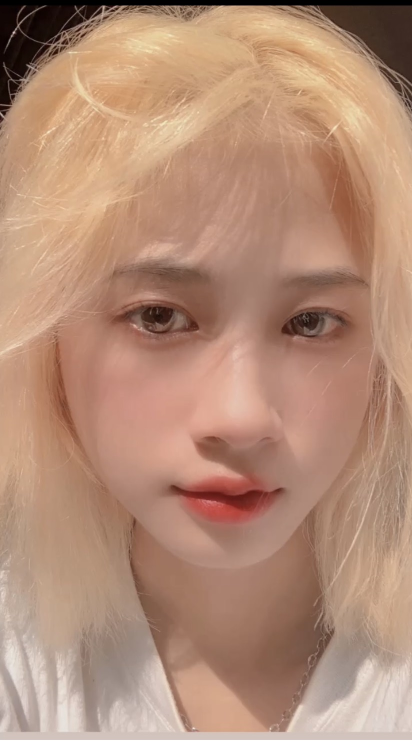
#> input picture Learning/Self/opencv/img/love.jpg, 824 x 1482 px, found by its file name (shown at 1/2 size)
$ python opencv1.py
#> lines starting #> are read from the running program, lines starting #| are printed output that depends on the picture
import cv2 as cv

"""_summary_
    imread(pathname, flag)
    flag:
        1: trả về ảnh màu, bỏ qua Alpha (độ trong suốt)
        0: trả về ảnh đen trắng
        -1: trả về ảnh màu, có Alpha (độ trong suốt)

    cv.imshow(winname, mat)
    cv.imshow('My image', img)
    """

# reading image
# img = cv.imread('D:\Coding\Python\Learning\Self\opencv\img\love.jpg', 1) #full path

# reading image => from D:\Coding\Python>
img = cv.imread('Learning/Self/opencv/img/love.jpg', 1)
#> img is the input picture: shape (1482, 824, 3); mean B, G, R 118.4, 140.5, 179.2

# resize image
# img = cv.resize(img, (440, 700))  # width, height (set value)


# resize image / theo % image ban đầu, fx = width, fy = height (0 -> 1 <=> 0% -> 100%)
img = cv.resize(img, (0, 0), fx=.5, fy=.5)
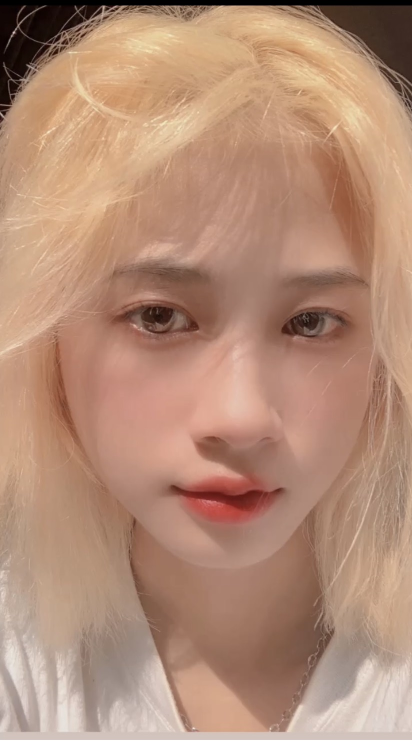
#> img: shape (741, 412, 3); mean B, G, R 118.5, 140.6, 179.3

# resize window
# cv.namedWindow('image', cv.WINDOW_NORMAL)
# cv.resizeWindow('image', 440, 700)


# rotate image
img = cv.rotate(img, cv.ROTATE_90_COUNTERCLOCKWISE)
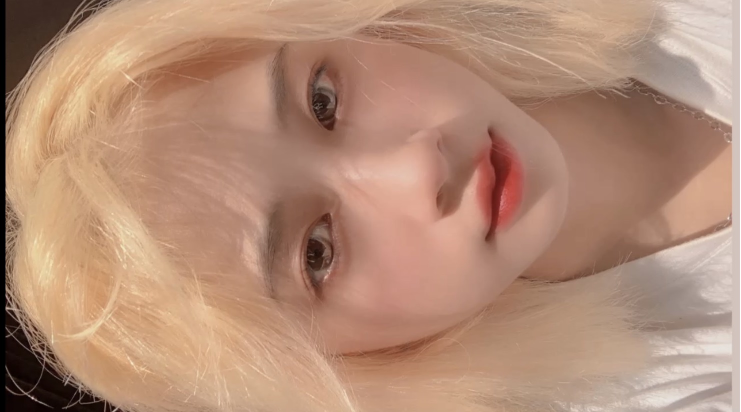
#> img: shape (412, 741, 3); mean B, G, R 118.5, 140.6, 179.3
"""_summary_
    cv.ROTATE_180: 180deg
    cv.ROTATE_90_CLOCKWISE: 90deg / theo chiều kim đồng hồ
    cv.ROTATE_90_COUNTERCLOCKWISE: 90deg / ngược chiều kim đồng hồ

    """

# show image
cv.imshow('image', img)

# wating
key = cv.waitKey(0)
#> (key Esc is pressed here)

"""_summary_
    #########################
    => waitKey()
    | Nếu k có dl gì => return -1
    key = cv.waitKey()
    print(key) # -1

    | Nếu có 0 => return code ASCII của key pressed
    cv.waitKey(0)
    #  press A => 97

    | Nếu có dl là ms => như timer or sleep
    cv.waitKey(3000)  # sleep 3s
    #wating 3s and code below running
    print('Meow')

    #########################
    => ord() / convert to ASCII
    print(ord('a'))  # 97
"""

# wating pressed key is k => save image to new image
if key == ord('s'):
    # create new image
    # cv.imwrite('newImage.jpg', img)
    cv.imwrite('Learning/Self/opencv/img/newImage.jpg', img)  # spectify path

    print('Created new image')

# destroy window
cv.destroyAllWindows()
